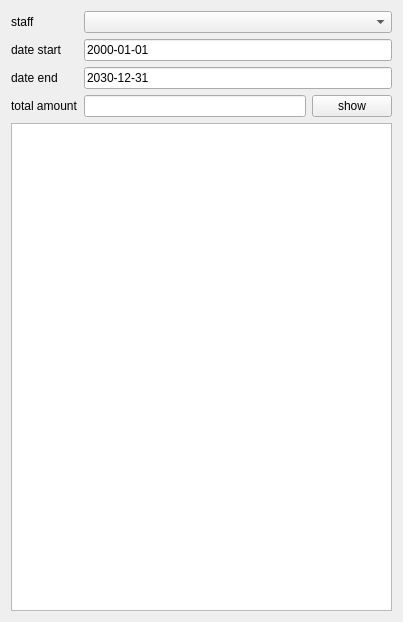
<?xml version="1.0" encoding="UTF-8"?>
<ui version="4.0">
 <class>Form</class>
 <widget class="QWidget" name="Form">
  <property name="geometry">
   <rect>
    <x>0</x>
    <y>0</y>
    <width>403</width>
    <height>622</height>
   </rect>
  </property>
  <property name="windowTitle">
   <string>Staff Income Report</string>
  </property>
  <layout class="QGridLayout" name="gridLayout">
   <item row="0" column="0">
    <widget class="QLabel" name="label_8">
     <property name="text">
      <string>staff</string>
     </property>
    </widget>
   </item>
   <item row="0" column="1" colspan="2">
    <widget class="QComboBox" name="cmb_users"/>
   </item>
   <item row="1" column="0">
    <widget class="QLabel" name="label_6">
     <property name="text">
      <string>date start</string>
     </property>
    </widget>
   </item>
   <item row="1" column="1" colspan="2">
    <widget class="QLineEdit" name="line_start">
     <property name="text">
      <string>2000-01-01</string>
     </property>
    </widget>
   </item>
   <item row="2" column="0">
    <widget class="QLabel" name="label_7">
     <property name="text">
      <string>date end</string>
     </property>
    </widget>
   </item>
   <item row="2" column="1" colspan="2">
    <widget class="QLineEdit" name="line_end">
     <property name="text">
      <string>2030-12-31</string>
     </property>
    </widget>
   </item>
   <item row="3" column="0">
    <widget class="QLabel" name="label_9">
     <property name="text">
      <string>total amount</string>
     </property>
    </widget>
   </item>
   <item row="3" column="1">
    <widget class="QLineEdit" name="line_total">
     <property name="readOnly">
      <bool>true</bool>
     </property>
    </widget>
   </item>
   <item row="3" column="2">
    <widget class="QPushButton" name="btn_run">
     <property name="text">
      <string>show</string>
     </property>
    </widget>
   </item>
   <item row="4" column="0" colspan="3">
    <widget class="QTableWidget" name="table_result"/>
   </item>
  </layout>
 </widget>
 <resources/>
 <connections/>
</ui>
